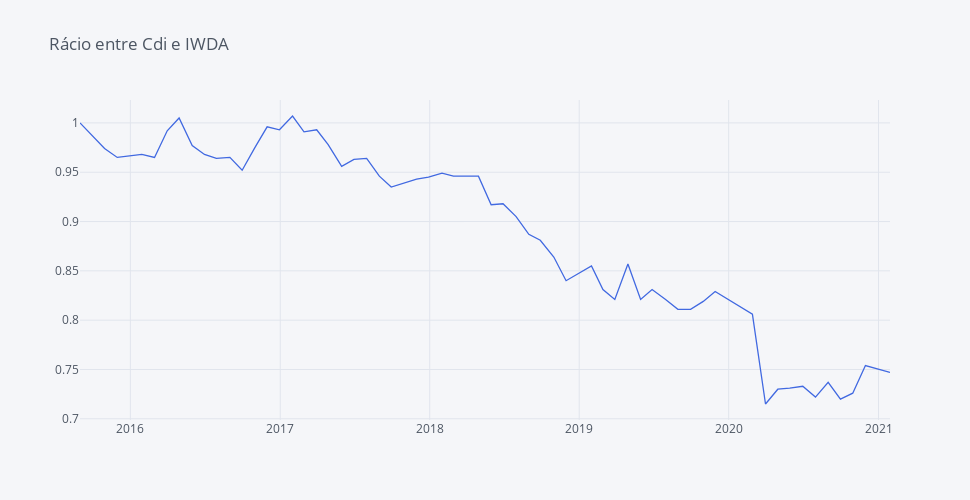

Notebook code for this chart:
### Markdown cell above
##### Valores mais baixo underperformance da casa de investimento face ao IS3S.

### Code cell
round(fundos_norm['Cdi'] / fundos_norm['IWDA'], 3).iplot(yTitle='', title='Rácio entre Cdi e IWDA',  colors=['royalblue', 'orange', 'dimgray'], dimensions = dimensions)

### Figure 1 — Plotly figure (JSON) as saved in the notebook; plotly's stock layout.template omitted (floating-point values rounded to 4 significant figures)
{"data": [{"line": {"color": "rgba(65, 105, 225, 1.0)", "dash": "solid", "shape": "linear", "width": 1.3}, "mode": "lines", "name": "None", "text": "", "type": "scatter", "x": ["2015-08-31", "2015-10-30", "2015-11-30", "2016-01-29", "2016-02-29", "2016-03-31", "2016-04-29", "2016-05-31", "2016-06-30", "2016-07-29", "2016-08-31", "2016-09-30", "2016-10-31", "2016-11-30", "2016-12-30", "2017-01-31", "2017-02-28", "2017-03-31", "2017-04-28", "2017-05-31", "2017-06-30", "2017-07-31", "2017-08-31", "2017-09-29", "2017-11-30", "2017-12-29", "2018-01-31", "2018-02-28", "2018-04-30", "2018-05-31", "2018-06-29", "2018-07-31", "2018-08-31", "2018-09-28", "2018-10-31", "2018-11-30", "2019-01-31", "2019-02-28", "2019-03-29", "2019-04-30", "2019-05-31", "2019-06-28", "2019-07-31", "2019-08-30", "2019-09-30", "2019-10-31", "2019-11-29", "2020-01-31", "2020-02-28", "2020-03-31", "2020-04-30", "2020-05-29", "2020-06-30", "2020-07-31", "2020-08-31", "2020-09-30", "2020-10-30", "2020-11-30", "2021-01-29"], "y": [1, 0.974, 0.965, 0.968, 0.965, 0.992, 1.005, 0.977, 0.968, 0.964, 0.965, 0.952, 0.975, 0.996, 0.993, 1.007, 0.991, 0.993, 0.978, 0.956, 0.963, 0.964, 0.946, 0.935, 0.943, 0.945, 0.949, 0.946, 0.946, 0.917, 0.918, 0.905, 0.887, 0.881, 0.864, 0.84, 0.855, 0.831, 0.821, 0.857, 0.821, 0.831, 0.821, 0.811, 0.811, 0.819, 0.829, 0.813, 0.806, 0.715, 0.73, 0.731, 0.733, 0.722, 0.737, 0.72, 0.726, 0.754, 0.747]}], "layout": {"height": 500, "legend": {"bgcolor": "#F5F6F9", "font": {"color": "#4D5663"}}, "paper_bgcolor": "#F5F6F9", "plot_bgcolor": "#F5F6F9", "title": {"font": {"color": "#4D5663"}, "text": "Rácio entre Cdi e IWDA"}, "width": 970, "xaxis": {"autorange": true, "gridcolor": "#E1E5ED", "range": ["2015-08-31", "2021-01-29"], "showgrid": true, "tickfont": {"color": "#4D5663"}, "title": {"font": {"color": "#4D5663"}, "text": ""}, "type": "date", "zerolinecolor": "#E1E5ED"}, "yaxis": {"autorange": true, "gridcolor": "#E1E5ED", "range": [0.6988, 1.023], "showgrid": true, "tickfont": {"color": "#4D5663"}, "title": {"font": {"color": "#4D5663"}, "text": ""}, "type": "linear", "zerolinecolor": "#E1E5ED"}}}
